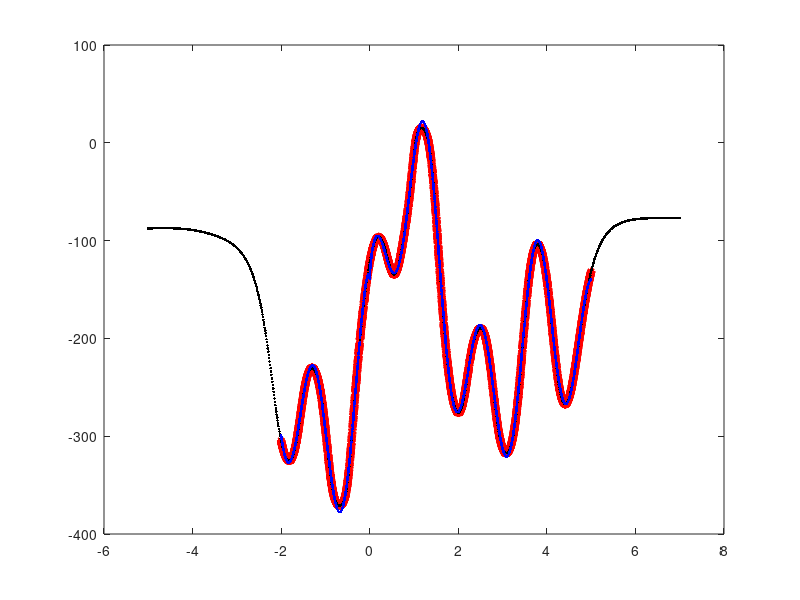

Write the MATLAB code that produced this figure.
fileID = fopen('train.txt','r');
formatSpec = '%f';
C =(fscanf(fileID,formatSpec));
X = C(1 : size(C)/3)';
Y = C(size(C)/3 + 1 : 2*size(C)/3)';
CalculatedTraining = C(2*size(C)/3 + 1 : size(C))';
figure % new figure
fclose(fileID);

fileID = fopen('test.txt','r');
formatSpec = '%f';
C1 =(fscanf(fileID,formatSpec));
X1 = C1(1 : size(C1)/2)';
Y1 = C1(size(C1)/2 + 1 : size(C1))';
fclose(fileID);
plot(X,CalculatedTraining, 'r*', X1, Y1, 'k.', X,Y, 'b.');
